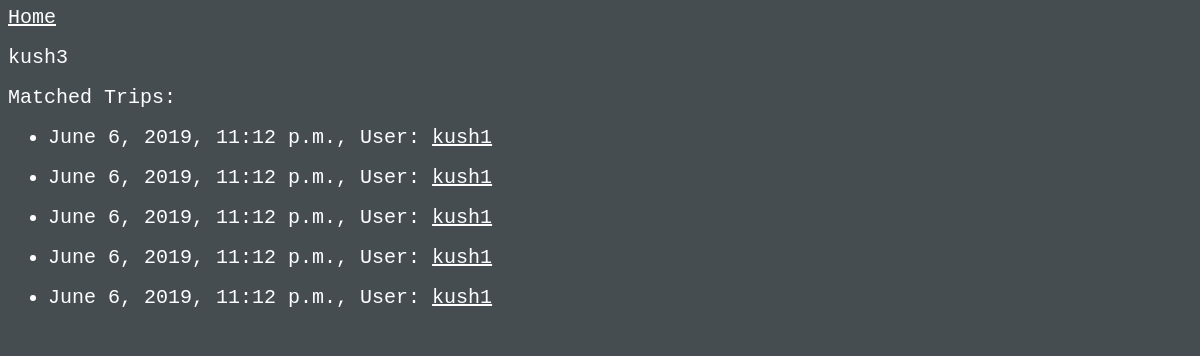
Page /trips/kush3/5 on the committed database.
### accounts/models.py (models this page shows)
class UserTrips(models.Model):
    customuser = models.ForeignKey(User,on_delete = models.CASCADE)
    source = models.CharField(max_length = 50)
    destination = models.CharField(max_length = 50)
    trip_datetime = models.DateTimeField(default = timezone.now)
    matches = models.IntegerField(default = 0)

### trips/views.py (the view)
# urls.py: path('<str:username>/<str:trip_id>', views.ViewTrip, name = 'viewtrip'),
def ViewTrip(request,username,trip_id):
    user = User.objects.get(username = username)
    mytrip = UserTrips.objects.get(pk=trip_id)
    src = mytrip.source
    dest = mytrip.destination
    date = mytrip.trip_datetime
    td = timedelta(hours = 1)
    matched = UserTrips.objects.filter(source = src).filter(destination = dest).exclude(customuser=user)
    matched = matched.filter(trip_datetime__lte=(date+td)).filter(trip_datetime__gte=(date-td))
    return render(request, 'trips/viewtrip.html', {'matched' : matched, 'username' : username, 'trip_id': trip_id,})

### trips/templates/trips/viewtrip.html (shortened to what this page needs)
{% extends 'base.html' %}
{% block content %}
<h2><p>{{username}}</p></h2>
<h3>Matched Trips:</h3>
<ul>
{% for match in matched %}
<li>{{match.trip_datetime}}, User: <a href = "/trips/profile/{{match.customuser.username}}">{{match.customuser.username}}</a></li><br>
	{% endfor %}
{% endblock %}

### static/style.css (style rules this page uses)
* { font: normal 20px/1 "Lucida Console", Monaco, monospace; color : #ffffff; background : #464d51; }

### rows in the picture
UserTrips: trip_datetime "June 6, 2019, 11:12 p.m.", customuser.username "kush1"
UserTrips: trip_datetime "June 6, 2019, 11:12 p.m.", customuser.username "kush1"
UserTrips: trip_datetime "June 6, 2019, 11:12 p.m.", customuser.username "kush1"
UserTrips: trip_datetime "June 6, 2019, 11:12 p.m.", customuser.username "kush1"
UserTrips: trip_datetime "June 6, 2019, 11:12 p.m.", customuser.username "kush1"

### other values in the picture
{{ username }} "kush3"
